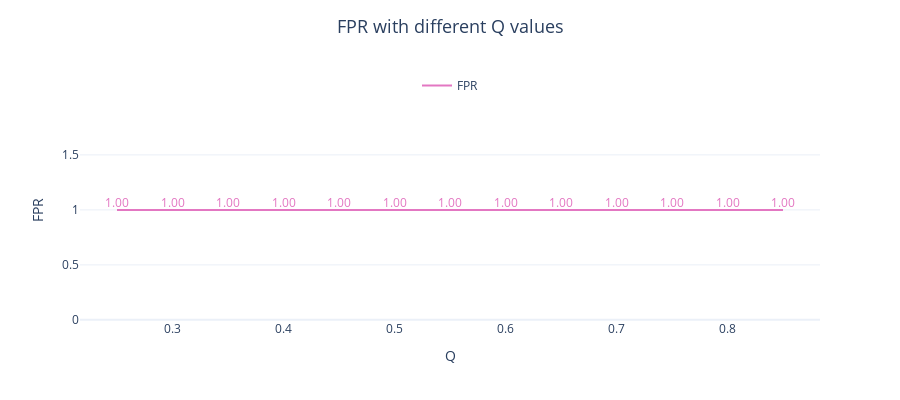
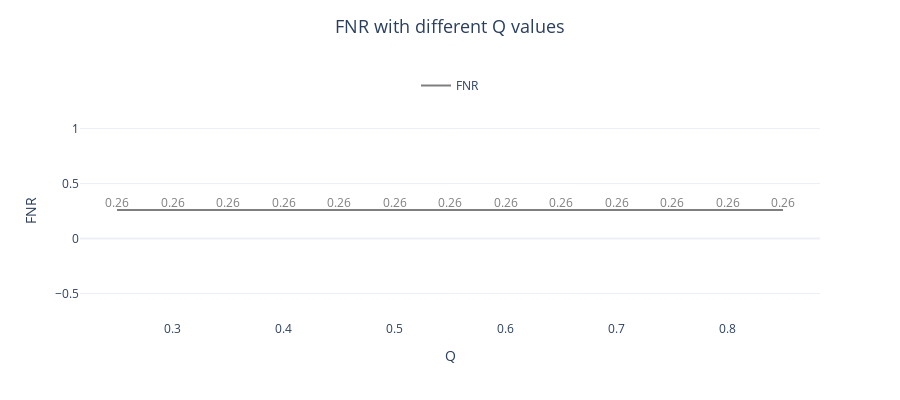

The cell these charts' notebook holds for them, in order:
### Code cell
for i, col in enumerate(results_other_anomaly.columns[1:]):
    if col in['FPR', 'FNR']:
        fig = go.Figure()

        fig.add_trace(go.Scatter(mode='lines+text', x=results_other_anomaly.Q, y=results_other_anomaly[f'{col}'],
                                marker=dict(color=colors[i]),
                                texttemplate='%{y:.2f}', textposition='top center',
                                textfont=dict(color=colors[i], size=12),
                                name=f'{col}',
                                showlegend=True)
                        )

        fig.update_layout(height=400,width=900, template='plotly_white',
                        title=dict(text=f'{col} with different Q values', font=dict(size=18), x=.5, y=.95),
                        yaxis=dict(title=f'{col}', side='left', showgrid=True,),
                        xaxis=dict(title='Q', showgrid=False),
                        legend=dict(orientation="h", yanchor="bottom", y=1, x=0.5, xanchor="center"),
                        )

        fig.show()

### Figure 1 — Plotly figure (JSON) as saved in the notebook; plotly's stock layout.template omitted (floating-point values rounded to 4 significant figures)
{"data": [{"marker": {"color": "#e377c2"}, "mode": "lines+text", "name": "FPR", "showlegend": true, "textfont": {"color": "#e377c2", "size": 12}, "textposition": "top center", "texttemplate": "%{y:.2f}", "type": "scatter", "x": [0.25, 0.3, 0.35, 0.4, 0.45, 0.5, 0.55, 0.6, 0.65, 0.7, 0.75, 0.8, 0.85], "y": [0.9987, 0.9987, 0.9987, 0.9987, 0.9987, 0.9987, 0.9987, 0.9987, 0.9987, 0.9987, 0.9987, 0.9987, 0.9987]}], "layout": {"height": 400, "legend": {"orientation": "h", "x": 0.5, "xanchor": "center", "y": 1, "yanchor": "bottom"}, "title": {"font": {"size": 18}, "text": "FPR with different Q values", "x": 0.5, "y": 0.95}, "width": 900, "xaxis": {"showgrid": false, "title": {"text": "Q"}}, "yaxis": {"showgrid": true, "side": "left", "title": {"text": "FPR"}}}}

### Figure 2 — Plotly figure (JSON) as saved in the notebook; plotly's stock layout.template omitted (floating-point values rounded to 4 significant figures)
{"data": [{"marker": {"color": "#7f7f7f"}, "mode": "lines+text", "name": "FNR", "showlegend": true, "textfont": {"color": "#7f7f7f", "size": 12}, "textposition": "top center", "texttemplate": "%{y:.2f}", "type": "scatter", "x": [0.25, 0.3, 0.35, 0.4, 0.45, 0.5, 0.55, 0.6, 0.65, 0.7, 0.75, 0.8, 0.85], "y": [0.2593, 0.2593, 0.2593, 0.2593, 0.2593, 0.2593, 0.2593, 0.2593, 0.2593, 0.2593, 0.2593, 0.2593, 0.2593]}], "layout": {"height": 400, "legend": {"orientation": "h", "x": 0.5, "xanchor": "center", "y": 1, "yanchor": "bottom"}, "title": {"font": {"size": 18}, "text": "FNR with different Q values", "x": 0.5, "y": 0.95}, "width": 900, "xaxis": {"showgrid": false, "title": {"text": "Q"}}, "yaxis": {"showgrid": true, "side": "left", "title": {"text": "FNR"}}}}
